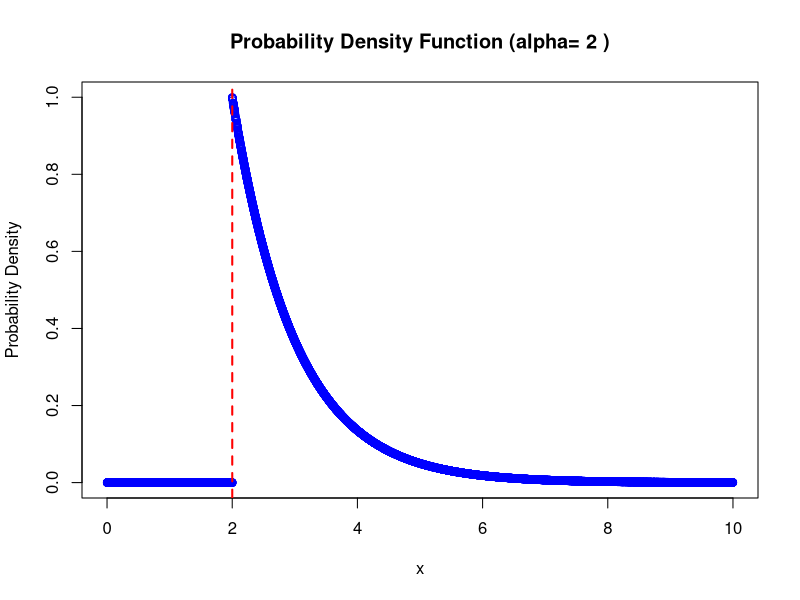

Recreate this plot in R.
## ---- chunk 1
qnorm(0.05)
## ---- chunk 2
(a<-(qnorm(0.05)+sqrt(19))**2/2)
qchisq(0.05,10)
## ---- chunk 3
b<-(qnorm(0.95)+sqrt(19))**2/2
pchisq(b,10) - pchisq(a,10)
## ---- chunk 4
1-pt(2*sqrt(6),5)
## ---- chunk 5
pt(4*sqrt(5), 5) - pt(-4*sqrt(5), 5)
## ---- chunk 6
x_lambda <- c(4,2,5,7,3,4,3)
y_2lambda <- c(6,10,1,6,3,5,5,4,7,5)
## ---- chunk 7
(sum(x_lambda)+sum(y_2lambda))/
  (1*length(x_lambda)+2*length(y_2lambda))
## ---- chunk 8
1/(1*length(x_lambda)+2*length(y_2lambda))**2*(
  sum(x_lambda)+sum(y_2lambda))
## ---- chunk 9
# Function to compute the PDF of the given distribution
pdf_distribution <- function(x, alpha) {
  result <- numeric(length(x))
  
  result[x > alpha] <- exp(-(x[x > alpha] - alpha))
  result[x < alpha] <- 0
  
  return(result)
}

# Set the parameter 'a'
alpha <- 2.0

# Generate x values
x_values <- runif(10000, 0, 10)

# Compute the PDF values
pdf_values <- pdf_distribution(x_values, alpha)

# Plot the PDF
plot(x_values, pdf_values, type='p', col='blue', lwd=1, 
     main=paste('Probability Density Function (alpha=', alpha, ')'), 
     xlim = c(0,10),
     xlab='x', ylab='Probability Density')
valid_indices <- x_values >= alpha
valid <- x_values[valid_indices]
abline(v = min(valid), lty=2, col="red", lwd = 2)
